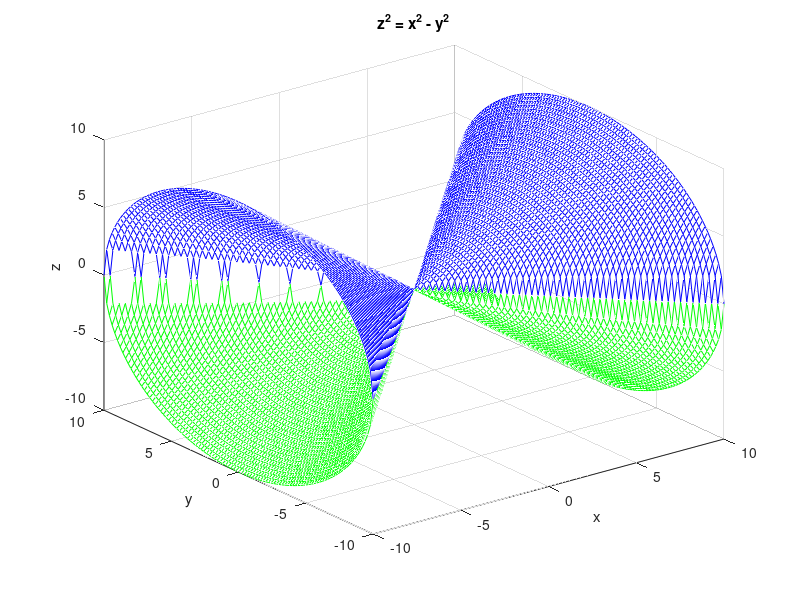
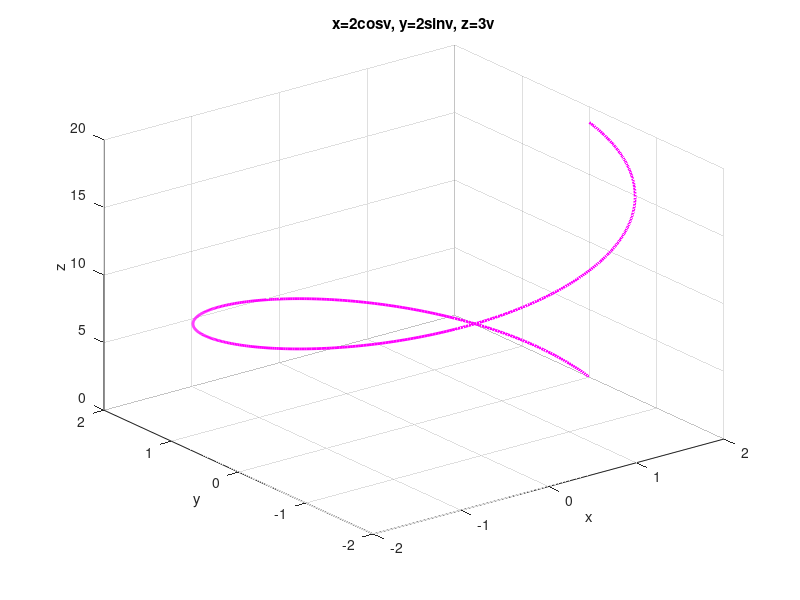
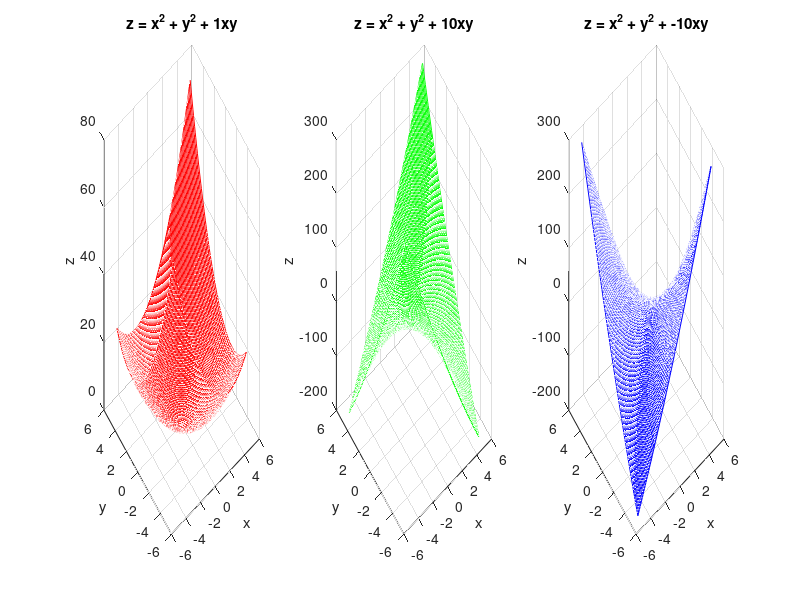
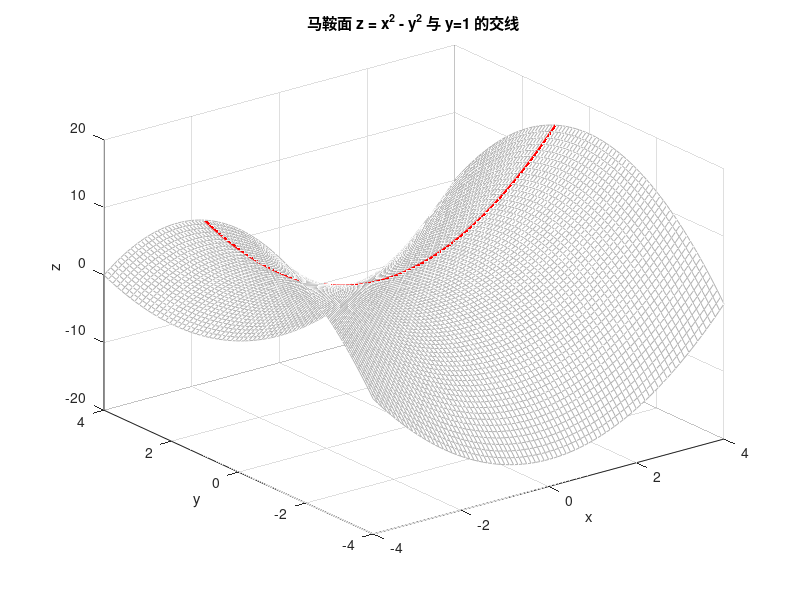

Source code (MATLAB) for these figures, in order:
% 1. 绘制 z^2 = x^2 - y^2 的图形
figure;
[x, y] = meshgrid(-10:0.2:10, -10:0.2:10);
mask = (x.^2 - y.^2) >= 0; % 只保留实数部分
z1 = sqrt(x.^2 - y.^2);
z1(~mask) = NaN;
z2 = -sqrt(x.^2 - y.^2);
z2(~mask) = NaN;
mesh(x, y, z1, 'EdgeColor', 'b');
hold on;
mesh(x, y, z2, 'EdgeColor', 'g');
xlabel('x'); ylabel('y'); zlabel('z');
title('z^2 = x^2 - y^2');
hold off;

% 2. 绘制参数方程空间曲线
figure;
v = linspace(0, 2*pi, 500);
x = 2*cos(v);
y = 2*sin(v);
z = 3*v;
plot3(x, y, z, 'm', 'LineWidth', 2);
xlabel('x'); ylabel('y'); zlabel('z');
title('x=2cosv, y=2sinv, z=3v');
grid on;

% 3. 绘制二次曲面 z = x^2 + y^2 + kxy, k=1,10,-10
figure;
k_list = [1, 10, -10];
colors = {'r', 'g', 'b'};
[x, y] = meshgrid(-5:0.1:5, -5:0.1:5);
for i = 1:length(k_list)
    k = k_list(i);
    z = x.^2 + y.^2 + k*x.*y;
    subplot(1,3,i);
    mesh(x, y, z, 'EdgeColor', colors{i});
    xlabel('x'); ylabel('y'); zlabel('z');
    title(['z = x^2 + y^2 + ', num2str(k), 'xy']);
end

% 4. 绘制马鞍面 z = x^2 - y^2 与 y=1 的交线
figure;
[x, y] = meshgrid(-4:0.1:4, -4:0.1:4);
z = x.^2 - y.^2;
mesh(x, y, z, 'EdgeColor', [0.7 0.7 0.7]);
hold on;
y1 = ones(size(x(1,:)));
z1 = x(1,:).^2 - y1.^2;
plot3(x(1,:), y1, z1, 'r', 'LineWidth', 2);
xlabel('x'); ylabel('y'); zlabel('z');
title('马鞍面 z = x^2 - y^2 与 y=1 的交线');
hold off;